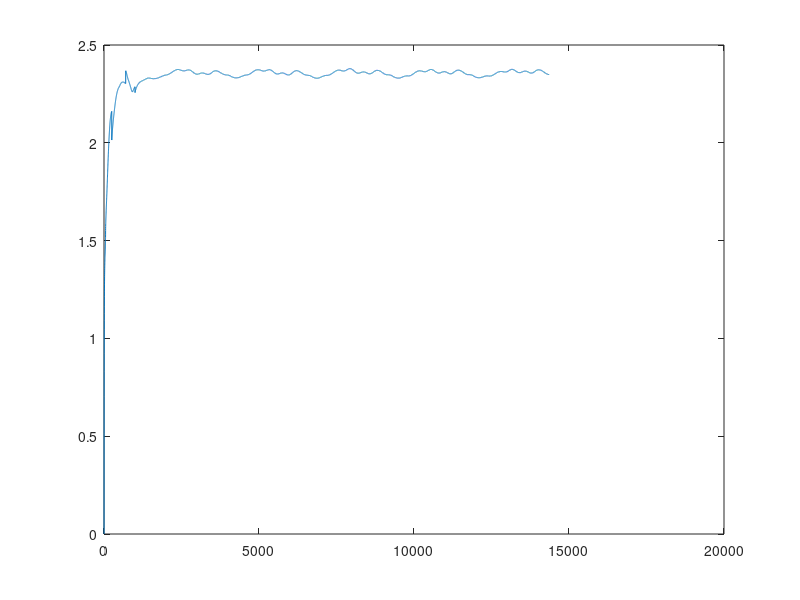

MATLAB code to generate this figure:
close all;clc;
load('speed.mat');
for i =1 :1000
    alpha_prime1_smooth3(i)=alpha_prime1_smooth2(i);
end
for i= 1001:14359
    alpha_prime1_smooth3(i)=mean(alpha_prime1_smooth2(i-1000:i+1000));
end
for i=251 :700
    alpha_prime1_smooth3(i)=mean(alpha_prime1_smooth3(i-250:i+250));
end
plot(alpha_prime1_smooth3);    